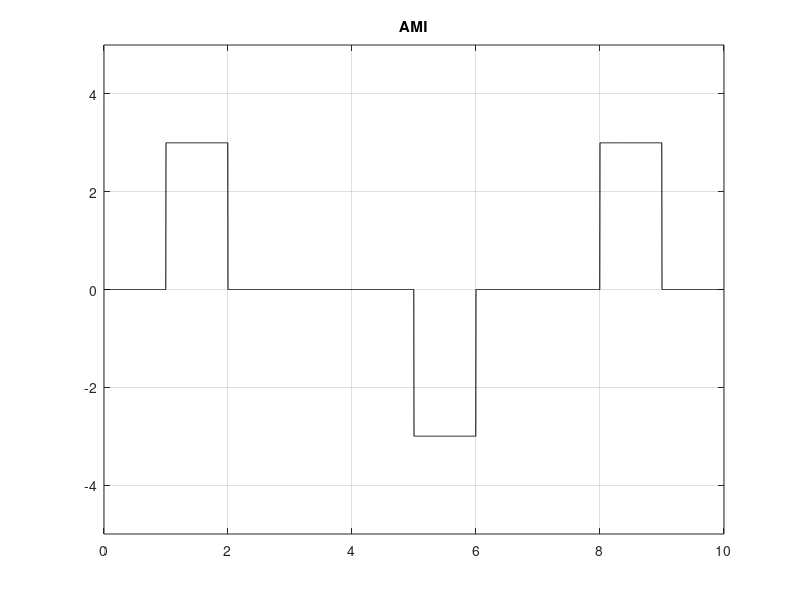

This figure's MATLAB source:
clc;
clear;
bits = [0 1 0 0 0 1 0 0 1 0];
%bits = randi([0, 1], 1,10);
%bitrate = 1000;
T=length(bits);
%T = length(bits)/bitrate;
n=300;
N=n*T;
%N = n*length(bits);
dt=T/N;
t=0:dt:T;
x=zeros(1,length(t));

prev = 3;

for i=0:T-1
    if bits(i+1)==1
        %prev = -prev;
        x(i*n+1 : (i+1)*n)=prev;
        prev = -prev;
    else
        %prev = 0;
        %prev = -prev;
        x(i*n+1 : (i+1)*n)=0;
    end
end
plot(t,x,'black-');
%plot(t,x);
axis([0 t(end) -5 5]);
grid on
%grid on;
title('AMI');


origin_bits = zeros(1, round(length(x) / n));

for i = 1:length(x) / n
    origin_bits(i) = x(i * n) / 3;
end
%temp_bits = origin_bits;
%for i = 1:length(x) / n
    %count = 0;
    %for j = 1:n
        %if(x(((i-1) * n) + j) == 3)
            %count = count + 1;
        %end
    %end
    %if(count < n)
        %origin_bits(i) = 0;
    %else 
        %origin_bits(i) = 1;
    %end
%end

flag = 1;
for i = 1:length(origin_bits)
    if(origin_bits(i) == 1 || origin_bits(i) == -1)
        origin_bits(i) = 1;
    else
        %flag = -flag;
        origin_bits(i) = 0;
    end
end

disp("Randomly generated bits: ");
disp(bits);
%disp("temp bits to check");
%disp(temp_bits);
disp("Bits retained from signal x: ");
disp(origin_bits);